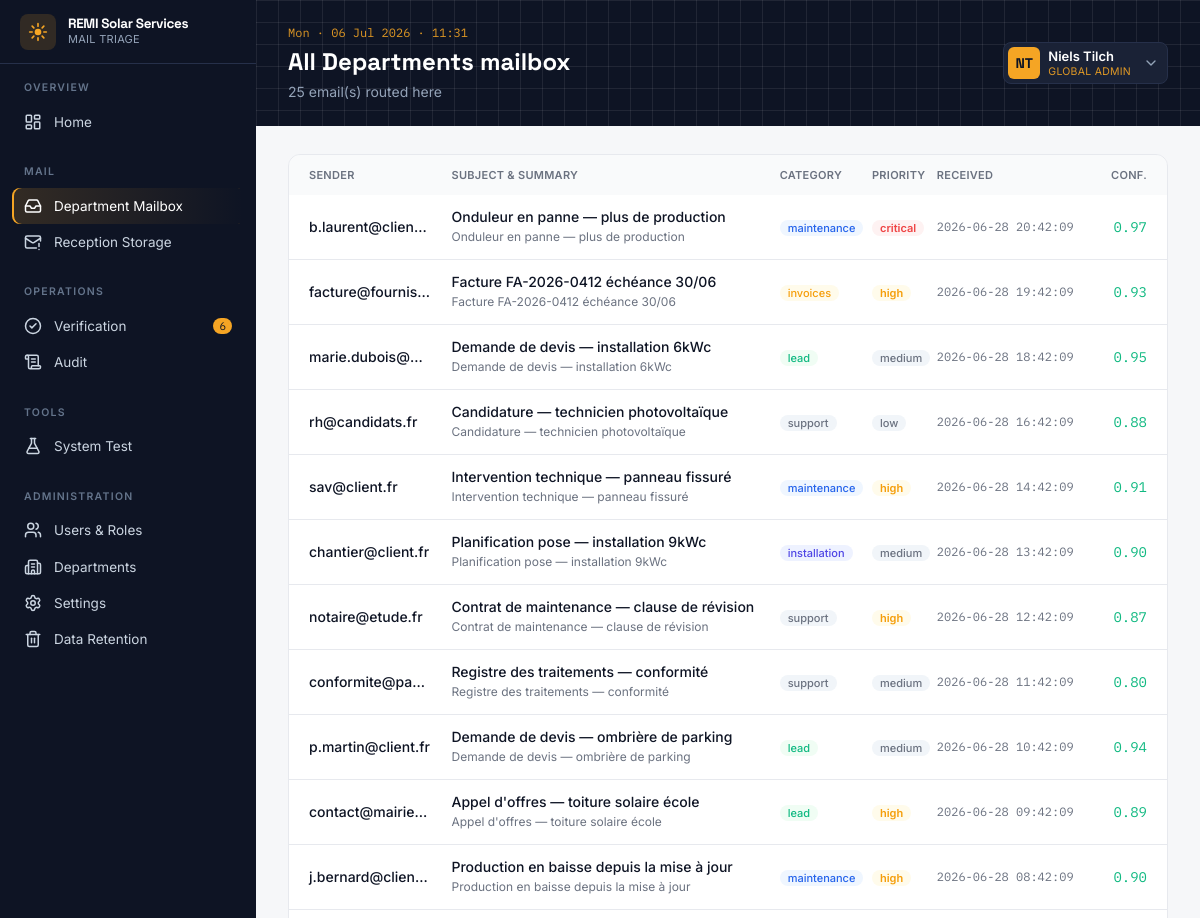
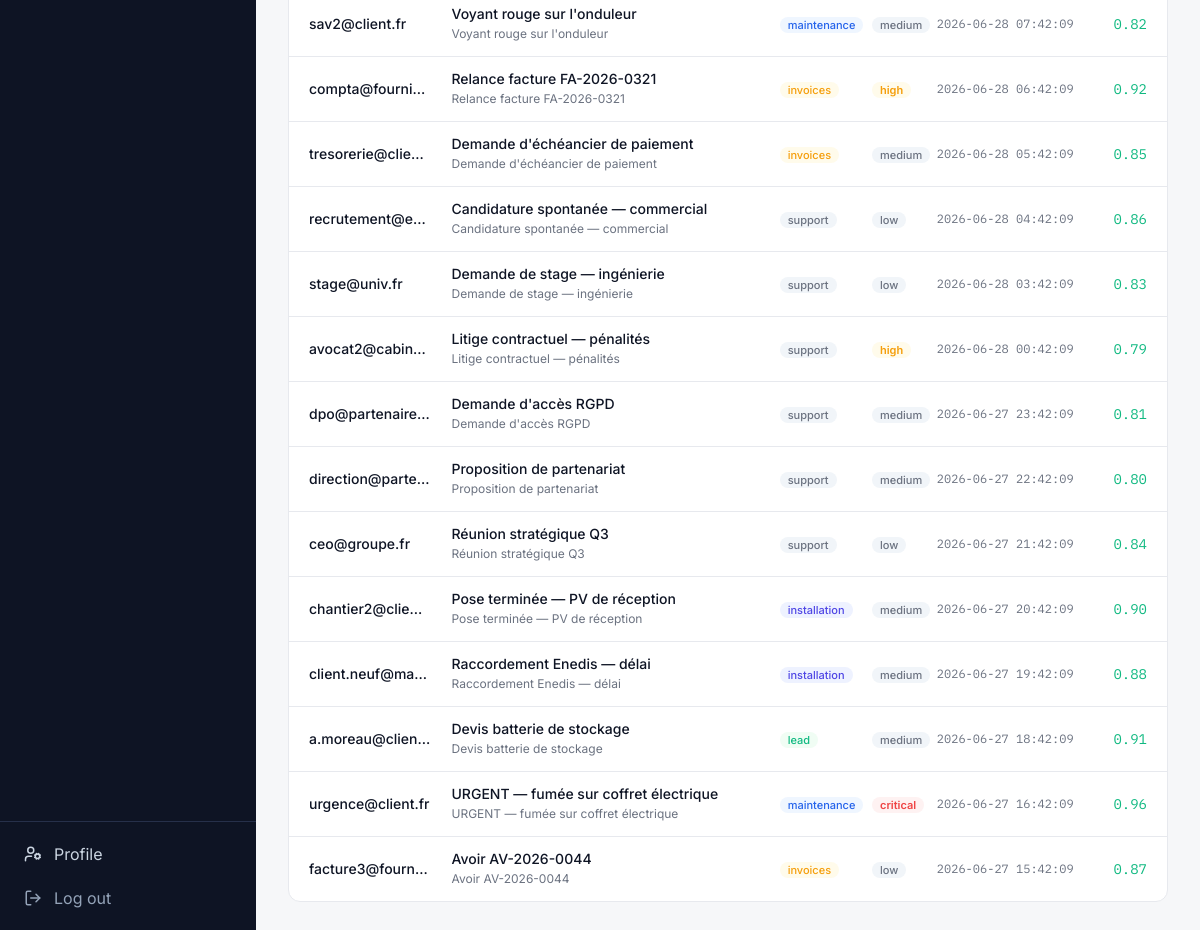
/mailbox (signed in), run on the app's committed database (2 pictures, top to bottom).
### tables this page shows
CREATE TABLE users (
  id            INTEGER PRIMARY KEY AUTOINCREMENT,
  uuid          TEXT UNIQUE,             -- UUIDv7
  full_name     TEXT NOT NULL,
  email         TEXT NOT NULL UNIQUE,
  password_hash TEXT NOT NULL,            -- bcrypt hash
  role_id       INTEGER NOT NULL REFERENCES roles(id),
  department_id INTEGER REFERENCES departments(id),
  is_active     INTEGER NOT NULL DEFAULT 1,
  mfa_enabled   INTEGER NOT NULL DEFAULT 0,
  mfa_secret    TEXT,                     -- base32 TOTP secret (set when MFA enabled)
  last_login_at TEXT,
  created_at    TEXT NOT NULL DEFAULT (datetime('now'))
);

CREATE TABLE roles (
  id          INTEGER PRIMARY KEY AUTOINCREMENT,
  name        TEXT NOT NULL UNIQUE,
  description TEXT
);

CREATE TABLE email_analysis (
  id INTEGER PRIMARY KEY AUTOINCREMENT,
  email_id INTEGER NOT NULL REFERENCES emails(id),
  category_id INTEGER REFERENCES email_categories(id),
  request_type_id INTEGER REFERENCES request_types(id),
  priority_id INTEGER REFERENCES priorities(id),
  priority_score REAL,
  confidence REAL,
  summary TEXT,
  model_version TEXT,
  is_manual INTEGER NOT NULL DEFAULT 0,
  created_by INTEGER REFERENCES users(id),
  created_at TEXT NOT NULL DEFAULT (datetime('now'))
);

CREATE TABLE emails (
  id              INTEGER PRIMARY KEY AUTOINCREMENT,
  uuid            TEXT UNIQUE,           -- UUIDv7, used by the front-end
  message_id      TEXT NOT NULL UNIQUE,
  sender_email    TEXT NOT NULL,
  sender_name     TEXT,
  subject         TEXT,
  body            TEXT,
  received_at     TEXT NOT NULL,
  ingested_at     TEXT NOT NULL DEFAULT (datetime('now')),
  status          TEXT NOT NULL DEFAULT 'received'
                    CHECK (status IN ('received','processing','classified','manual_review','routed','completed','failed')),
  has_attachments INTEGER NOT NULL DEFAULT 0,
  storage_ref     TEXT
);

CREATE TABLE email_categories (
  id INTEGER PRIMARY KEY AUTOINCREMENT,
  name TEXT NOT NULL UNIQUE,
  description TEXT
);

CREATE TABLE priorities (
  id INTEGER PRIMARY KEY AUTOINCREMENT,
  level TEXT NOT NULL UNIQUE,
  score_min REAL,
  score_max REAL,
  description TEXT
);

### app.py (the view)
@app.route("/mailbox")
@page_guard("mailbox")
def mailbox():
    user = current_user()
    if user["role_name"] == "global_administrator":
        dept_filter, params = "", ()
        title = "All Departments"
    else:
        dept_filter, params = "WHERE r.department_id = ?", (user["department_id"],)
        title = user["dept_name"]
    rows = db().execute(f"""
        SELECT e.id, e.uuid, e.sender_email, e.subject, e.received_at, e.status,
               c.name AS category, p.level AS priority, a.confidence, a.summary
        FROM emails e
        JOIN routing_assignments r ON r.email_id = e.id
        LEFT JOIN email_analysis a ON a.email_id = e.id
        LEFT JOIN email_categories c ON a.category_id = c.id
        LEFT JOIN priorities p ON a.priority_id = p.id
        {dept_filter}
        ORDER BY e.received_at DESC
    """, params).fetchall()
    return render_template("mailbox.html", emails=rows, title=title)

### app.py (called while the page is built)
def db():
    if "db" not in g:
        g.db = sqlite3.connect(DB_PATH)
        g.db.row_factory = sqlite3.Row
        g.db.execute("PRAGMA foreign_keys = ON;")
    return g.db

def current_user():
    uid = session.get("user_id")
    if not uid:
        return None
    return db().execute(
        """SELECT u.*, r.name AS role_name, d.name AS dept_name
           FROM users u JOIN roles r ON u.role_id = r.id
           LEFT JOIN departments d ON u.department_id = d.id
           WHERE u.id = ?""", (uid,)
    ).fetchone()

def login_required(view):
    @functools.wraps(view)
    def wrapped(*a, **kw):
        if not session.get("user_id"):
            return redirect(url_for("login"))
        return view(*a, **kw)
    return wrapped

def page_guard(page_key):
    def deco(view):
        @functools.wraps(view)
        @login_required
        def wrapped(*a, **kw):
            user = current_user()
            if user["role_name"] not in PAGE_ROLES.get(page_key, set()):
                abort(403)
            return view(*a, **kw)
        return wrapped
    return deco

@app.context_processor
def inject_nav():
    user = current_user()
    if not user:
        return {"user": None, "nav": [], "active": request.endpoint}
    role = user["role_name"]
    visible = []
    for section, items in NAV:
        allowed = [(k, label, icon) for k, label, icon, roles in items if role in roles]
        if allowed:
            visible.append((section, allowed))
    pending = db().execute("SELECT COUNT(*) c FROM review_tasks WHERE status='pending'").fetchone()["c"]
    now = dt.datetime.now().strftime("%a · %d %b %Y · %H:%M")
    return {"user": user, "nav": visible, "active": request.endpoint,
            "pending_reviews": pending, "now": now}

### templates/mailbox.html (shortened to what this page needs)
{% extends "base.html" %}
{% import "_macros.html" as m %}
{% block heading %}{{ title }} mailbox{% endblock %}
{% block subheading %}{{ emails|length }} email(s) routed here{% endblock %}
{% block content %}
<section class="bg-card border border-line rounded-xl overflow-hidden">
  <table class="w-full text-sm">
    <thead class="text-[11px] uppercase tracking-wide text-muted bg-surface/60">
      <tr><th class="text-left font-semibold px-5 py-2.5">Sender</th><th class="text-left font-semibold py-2.5">Subject &amp; summary</th>
          <th class="text-left font-semibold py-2.5">Category</th><th class="text-left font-semibold py-2.5">Priority</th>
          <th class="text-left font-semibold py-2.5">Received</th><th class="text-right font-semibold px-5 py-2.5">Conf.</th></tr>
    </thead>
    <tbody class="divide-y divide-line">
      {% for e in emails %}
      <tr class="hover:bg-surface/60 cursor-pointer" onclick="location.href='{{ url_for('email_detail', euid=e.uuid) }}'">
        <td class="px-5 py-3 font-medium truncate max-w-[150px]">{{ e.sender_email }}</td>
        <td class="py-3 max-w-[320px]"><div class="font-medium truncate">{{ e.subject }}</div>
            <div class="text-muted text-[12px] truncate">{{ e.summary }}</div></td>
        <td class="py-3">{{ m.category_badge(e.category) }}</td>
        <td class="py-3">{{ m.priority_badge(e.priority) }}</td>
        <td class="py-3 text-muted font-mono text-[12px]">{{ e.received_at }}</td>
        <td class="px-5 py-3 text-right">{{ m.confidence(e.confidence) }}</td>
      </tr>
      {% else %}
      <tr><td colspan="6" class="px-5 py-10 text-center text-muted">No emails routed to this mailbox yet.</td></tr>
      {% endfor %}
    </tbody>
  </table>
</section>
{% endblock %}

### templates/base.html (shortened to what this page needs)
<!DOCTYPE html>
<html lang="en">
<head>
<script src="https://cdn.tailwindcss.com"></script>
</head>
<body class="font-sans text-ink bg-surface">
<div class="flex min-h-screen">
  <aside class="w-64 shrink-0 bg-ink text-slate-300 flex flex-col fixed h-screen z-10">
    <div class="px-5 h-16 flex items-center gap-3 border-b border-inkline">
      <div class="w-9 h-9 rounded-lg bg-sun/15 grid place-items-center">
        <svg viewBox="0 0 24 24" class="w-5 h-5 text-sun" fill="none" stroke="currentColor" stroke-width="2" stroke-linecap="round">
          <circle cx="12" cy="12" r="4" fill="currentColor" stroke="none"/>
          <path d="M12 2v3M12 19v3M2 12h3M19 12h3M5 5l2 2M17 17l2 2M19 5l-2 2M7 17l-2 2"/>
        </svg>
      </div>
      <div class="leading-tight min-w-0">
        <div class="font-display font-bold text-white text-[13.5px] whitespace-nowrap tracking-tight">REMI Solar Services</div>
        <div class="text-[11px] tracking-wide text-slate-400 uppercase">Mail Triage</div>
      </div>
    </div>
    <nav class="flex-1 overflow-y-auto py-4 px-3 space-y-6 text-[13.5px]">
      {% for section, items in nav %}
      <div>
        <p class="px-3 mb-2 text-[10.5px] font-semibold tracking-[.12em] text-slate-500 uppercase">{{ section }}</p>
        {% for key, label, icon in items %}
        <a href="{{ url_for(key) }}"
           class="nav-item flex items-center gap-3 px-3 py-2 rounded-lg {{ 'nav-active' if active==key }}">
          <i data-lucide="{{ icon }}" class="w-[18px] h-[18px]"></i>{{ label }}
          {% if key=='verification' and pending_reviews %}
          <span class="ml-auto text-[11px] font-mono bg-sun text-ink rounded-full px-1.5">{{ pending_reviews }}</span>
          {% endif %}
        </a>
        {% endfor %}
      </div>
      {% endfor %}
    </nav>
    <div class="px-3 py-3 border-t border-inkline space-y-1">
      <a href="{{ url_for('profile') }}" class="nav-item flex items-center gap-3 px-3 py-2 rounded-lg {{ 'nav-active' if active=='profile' }}">
        <i data-lucide="user-cog" class="w-[18px] h-[18px]"></i>Profile</a>
      <a href="{{ url_for('logout') }}" class="nav-item flex items-center gap-3 px-3 py-2 rounded-lg text-slate-400">
        <i data-lucide="log-out" class="w-[18px] h-[18px]"></i>Log out</a>
    </div>
  </aside>
  <main class="flex-1 ml-64 min-w-0">
    <header class="bg-ink text-white">
      <div class="grid-tex">
        <div class="px-8 py-6 flex items-center justify-between">
          <div>
            <p class="text-[12px] font-mono text-sun/90 mb-1">{{ now }}</p>
            <h1 class="font-display text-2xl font-bold">{% block heading %}{% endblock %}</h1>
            <p class="text-slate-400 text-sm mt-1">{% block subheading %}{% endblock %}</p>
          </div>
          <div class="relative" x-dropdown>
            <button type="button" onclick="this.nextElementSibling.classList.toggle('hidden')"
              class="flex items-center gap-2 bg-inksoft border border-inkline rounded-lg pl-1 pr-2 py-1 hover:border-sun/50 transition">
              <div class="w-8 h-8 rounded-md bg-sun text-ink grid place-items-center font-display font-bold text-sm">
                {{ user.full_name.split()|map('first')|join|upper }}</div>
              <div class="leading-tight text-left">
                <div class="text-[13px] font-semibold">{{ user.full_name }}</div>
                <div class="text-[10.5px] text-sun/90 uppercase tracking-wide">{{ user.role_name.replace('_',' ').replace(' administrator',' admin') }}</div>
              </div>
              <i data-lucide="chevron-down" class="w-4 h-4 text-slate-400 ml-1"></i>
            </button>
          </div>
        </div>
      </div>
    </header>
    <div class="px-8 py-7 space-y-6">
      {% block content %}{% endblock %}
    </div>
  </main>
</div>
</body>
</html>

### templates/_macros.html (shortened to what this page needs)
{% macro category_badge(c) %}
  {% set colors = {'lead':'bg-green-50 text-ok','installation':'bg-indigo-50 text-indigo-600',
                   'maintenance':'bg-blue-50 text-panel','invoices':'bg-amber-50 text-warn',
                   'support':'bg-slate-100 text-muted'} %}
  {% if c %}<span class="badge {{ colors.get(c,'bg-slate-100 text-muted') }}">{{ c }}</span>
  {% else %}<span class="badge bg-slate-100 text-muted">—</span>{% endif %}
{% endmacro %}
{% macro priority_badge(p) %}
  {% set colors = {'critical':'bg-red-50 text-danger font-semibold','high':'bg-amber-50 text-warn font-semibold',
                   'medium':'bg-slate-100 text-muted','low':'bg-slate-100 text-muted'} %}
  {% if p %}<span class="badge {{ colors.get(p,'bg-slate-100 text-muted') }}">{{ p }}</span>
  {% else %}<span class="badge bg-slate-100 text-muted">—</span>{% endif %}
{% endmacro %}
{% macro confidence(v, threshold=0.70) %}
  {% if v is none %}<span class="font-mono text-muted">—</span>
  {% else %}<span class="font-mono {{ 'text-ok' if v>=threshold else 'text-danger' }}">{{ '%.2f'|format(v) }}</span>{% endif %}
{% endmacro %}

### templates/base.html (style rules this page uses)
.nav-item { transition:all .15s ease }
.nav-active { background:linear-gradient(90deg,rgba(245,165,36,.16),transparent);box-shadow:inset 2px 0 0 #F5A524;color:#fff }
.grid-tex { background-image:linear-gradient(#ffffff14 1px,transparent 1px),linear-gradient(90deg,#ffffff14 1px,transparent 1px);background-size:22px 22px }
.badge { font-size:11px;font-weight:500;padding:1px 8px;border-radius:9999px }

### data on the page
users: full_name "Niels Tilch"
roles: role_name.replace "GLOBAL ADMIN"
email_analysis: sender_email "b.laurent@clien…", subject "Onduleur en panne — plus de production", summary "Onduleur en panne — plus de production", received_at "2026-06-28 20:42:09", confidence "0.97"
email_categories: name "maintenance"
priorities: level "critical"
email_analysis: sender_email "facture@fourni…", subject "Facture FA-2026-0412 échéance 30/06", summary "Facture FA-2026-0412 échéance 30/06", received_at "2026-06-28 19:42:09", confidence "0.93"
email_categories: name "invoices"
priorities: level "high"
email_analysis: sender_email "marie.dubois@…", subject "Demande de devis — installation 6kWc", summary "Demande de devis — installation 6kWc", received_at "2026-06-28 18:42:09", confidence "0.95"
email_categories: name "lead"
priorities: level "medium"
email_analysis: sender_email "rh@candidats.fr", subject "Candidature — technicien photovoltaïque", summary "Candidature — technicien photovoltaïque", received_at "2026-06-28 16:42:09", confidence "0.88"
email_categories: name "support"
priorities: level "low"
email_analysis: sender_email "sav@client.fr", subject "Intervention technique — panneau fissuré", summary "Intervention technique — panneau fissuré", received_at "2026-06-28 14:42:09", confidence "0.91"
email_analysis: sender_email "chantier@client.fr", subject "Planification pose — installation 9kWc", summary "Planification pose — installation 9kWc", received_at "2026-06-28 13:42:09", confidence "0.90"
email_categories: name "installation"
email_analysis: sender_email "notaire@etude.fr", subject "Contrat de maintenance — clause de révision", summary "Contrat de maintenance — clause de révision", received_at "2026-06-28 12:42:09", confidence "0.87"
email_analysis: sender_email "conformite@pa…", subject "Registre des traitements — conformité", summary "Registre des traitements — conformité", received_at "2026-06-28 11:42:09", confidence "0.80"
email_analysis: sender_email "p.martin@client.fr", subject "Demande de devis — ombrière de parking", summary "Demande de devis — ombrière de parking", received_at "2026-06-28 10:42:09", confidence "0.94"
email_analysis: sender_email "contact@mairie…", subject "Appel d'offres — toiture solaire école", summary "Appel d'offres — toiture solaire école", received_at "2026-06-28 09:42:09", confidence "0.89"
email_analysis: sender_email "j.bernard@clien…", subject "Production en baisse depuis la mise à jour", summary "Production en baisse depuis la mise à jour", received_at "2026-06-28 08:42:09", confidence "0.90"
email_analysis: sender_email "sav2@client.fr", subject "Voyant rouge sur l'onduleur", summary "Voyant rouge sur l'onduleur", received_at "2026-06-28 07:42:09", confidence "0.82"
email_analysis: sender_email "compta@fourni…", subject "Relance facture FA-2026-0321", summary "Relance facture FA-2026-0321", received_at "2026-06-28 06:42:09", confidence "0.92"
email_analysis: sender_email "tresorerie@clie…", subject "Demande d'échéancier de paiement", summary "Demande d'échéancier de paiement", received_at "2026-06-28 05:42:09", confidence "0.85"
email_analysis: sender_email "recrutement@e…", subject "Candidature spontanée — commercial", summary "Candidature spontanée — commercial", received_at "2026-06-28 04:42:09", confidence "0.86"
email_analysis: sender_email "stage@univ.fr", subject "Demande de stage — ingénierie", summary "Demande de stage — ingénierie", received_at "2026-06-28 03:42:09", confidence "0.83"
email_analysis: sender_email "avocat2@cabin…", subject "Litige contractuel — pénalités", summary "Litige contractuel — pénalités", received_at "2026-06-28 00:42:09", confidence "0.79"
email_analysis: sender_email "dpo@partenaire…", subject "Demande d'accès RGPD", summary "Demande d'accès RGPD", received_at "2026-06-27 23:42:09", confidence "0.81"
email_analysis: sender_email "direction@parte…", subject "Proposition de partenariat", summary "Proposition de partenariat", received_at "2026-06-27 22:42:09", confidence "0.80"
email_analysis: sender_email "ceo@groupe.fr", subject "Réunion stratégique Q3", summary "Réunion stratégique Q3", received_at "2026-06-27 21:42:09", confidence "0.84"
email_analysis: sender_email "chantier2@clie…", subject "Pose terminée — PV de réception", summary "Pose terminée — PV de réception", received_at "2026-06-27 20:42:09", confidence "0.90"
email_analysis: sender_email "client.neuf@ma…", subject "Raccordement Enedis — délai", summary "Raccordement Enedis — délai", received_at "2026-06-27 19:42:09", confidence "0.88"
email_analysis: sender_email "a.moreau@clie…", subject "Devis batterie de stockage", summary "Devis batterie de stockage", received_at "2026-06-27 18:42:09", confidence "0.91"
email_analysis: sender_email "urgence@client.fr", subject "URGENT — fumée sur coffret électrique", summary "URGENT — fumée sur coffret électrique", received_at "2026-06-27 16:42:09", confidence "0.96"
email_analysis: sender_email "facture3@fourn…", subject "Avoir AV-2026-0044", summary "Avoir AV-2026-0044", received_at "2026-06-27 15:42:09", confidence "0.87"

### other printed values
{{ section }} "OVERVIEW" "MAIL" "OPERATIONS" "TOOLS" "ADMINISTRATION"
{{ label }} "Home" "Department Mailbox" "Reception Storage" "Verification" "Audit" "System Test" "Users & Roles" "Departments" "Settings" "Data Retention"
{{ pending_reviews }} "6"
{{ title }} "All Departments"
{{ emails|length }} "25"
{{ user.full_name.split()|map('first')|join|upper }} "NT"
